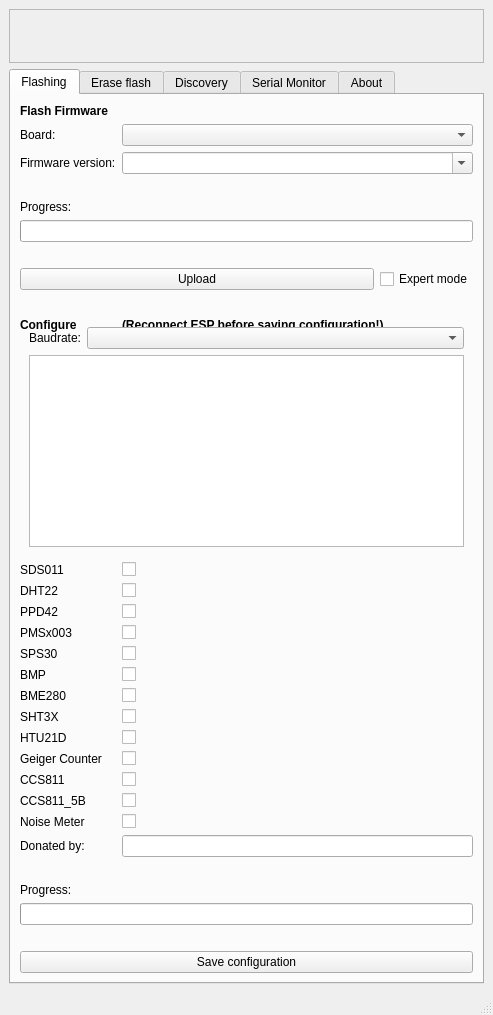
<?xml version="1.0" encoding="UTF-8"?>
<ui version="4.0">
 <class>MainWindow</class>
 <widget class="QMainWindow" name="MainWindow">
  <property name="geometry">
   <rect>
    <x>0</x>
    <y>0</y>
    <width>493</width>
    <height>600</height>
   </rect>
  </property>
  <property name="sizePolicy">
   <sizepolicy hsizetype="Preferred" vsizetype="Minimum">
    <horstretch>0</horstretch>
    <verstretch>0</verstretch>
   </sizepolicy>
  </property>
  <property name="windowTitle">
   <string>Sensor.Community - Airrohr Flasher (v{version})</string>
  </property>
  <property name="windowIcon">
   <iconset>
    <normaloff>../assets/logo.png</normaloff>../assets/logo.png</iconset>
  </property>
  <widget class="QWidget" name="centralwidget">
   <property name="sizePolicy">
    <sizepolicy hsizetype="Expanding" vsizetype="Minimum">
     <horstretch>0</horstretch>
     <verstretch>0</verstretch>
    </sizepolicy>
   </property>
   <layout class="QVBoxLayout" name="verticalLayout">
    <item>
     <widget class="QFrame" name="globalMessage">
      <property name="frameShape">
       <enum>QFrame::StyledPanel</enum>
      </property>
      <property name="frameShadow">
       <enum>QFrame::Raised</enum>
      </property>
      <layout class="QVBoxLayout" name="verticalLayout_2">
       <item>
        <widget class="QLabel" name="globalMessageTitle">
         <property name="font">
          <font>
           <weight>75</weight>
           <bold>true</bold>
          </font>
         </property>
         <property name="text">
          <string/>
         </property>
        </widget>
       </item>
       <item>
        <widget class="QLabel" name="globalMessageText">
         <property name="text">
          <string/>
         </property>
         <property name="openExternalLinks">
          <bool>true</bool>
         </property>
        </widget>
       </item>
      </layout>
     </widget>
    </item>
    <item>
     <widget class="QTabWidget" name="tabWidget">
      <property name="layoutDirection">
       <enum>Qt::LeftToRight</enum>
      </property>
      <property name="tabPosition">
       <enum>QTabWidget::North</enum>
      </property>
      <property name="currentIndex">
       <number>0</number>
      </property>
      <widget class="QWidget" name="programmingTab">
       <property name="sizePolicy">
        <sizepolicy hsizetype="Preferred" vsizetype="Fixed">
         <horstretch>0</horstretch>
         <verstretch>0</verstretch>
        </sizepolicy>
       </property>
       <attribute name="title">
        <string>Flashing</string>
       </attribute>
       <layout class="QGridLayout" name="gridLayout_2" rowstretch="0,0,0,0,0,0,0,0,1">

       <item row="0" column="0">
         <widget class="QLabel" name="label_eraseText">
          <property name="text">
           <string>&lt;b&gt;Flash Firmware&lt;/b&gt;</string>
          </property>
          <property name="textFormat">
           <enum>Qt::RichText</enum>
          </property>
          <property name="alignment">
           <set>Qt::AlignLeading|Qt::AlignLeft|Qt::AlignTop</set>
          </property>
          <property name="wordWrap">
           <bool>true</bool>
          </property>
         </widget>
        </item>

        <item row="1" column="0">
         <widget class="QLabel" name="label_board">
          <property name="text">
           <string>Board:</string>
          </property>
         </widget>
        </item>
        <item row="1" column="1">
         <widget class="QComboBox" name="boardBox">
          <property name="sizePolicy">
           <sizepolicy hsizetype="MinimumExpanding" vsizetype="Fixed">
            <horstretch>0</horstretch>
            <verstretch>0</verstretch>
           </sizepolicy>
          </property>
         </widget>
        </item>

        <item row="2" column="0">
         <widget class="QLabel" name="label_fwVersion">
          <property name="text">
           <string>Firmware version:</string>
          </property>
         </widget>
        </item>
        <item row="2" column="1">
         <widget class="QComboBox" name="versionBox">
          <property name="sizePolicy">
           <sizepolicy hsizetype="MinimumExpanding" vsizetype="Fixed">
            <horstretch>0</horstretch>
            <verstretch>0</verstretch>
           </sizepolicy>
          </property>
          <property name="editable">
           <bool>true</bool>
          </property>
         </widget>
        </item>

        <item row="3" column="0" colspan="2">
         <widget class="QLabel" name="label_spacer">
          <property name="text">
           <string> </string>
          </property>
          <property name="textFormat">
           <enum>Qt::RichText</enum>
          </property>
          <property name="alignment">
           <set>Qt::AlignLeading|Qt::AlignLeft|Qt::AlignTop</set>
          </property>
          <property name="wordWrap">
           <bool>true</bool>
          </property>
         </widget>
        </item>

        <item row="4" column="0" colspan="2">
         <widget class="QLabel" name="label_progress">
          <property name="sizePolicy">
           <sizepolicy hsizetype="Expanding" vsizetype="Preferred">
            <horstretch>0</horstretch>
            <verstretch>0</verstretch>
           </sizepolicy>
          </property>
          <property name="text">
           <string>Progress:</string>
          </property>
         </widget>
		</item>

        <item row="5" column="0" colspan="2">
         <widget class="QProgressBar" name="progressBar" />
        </item>
        
        <item row="6" column="0" colspan="2">
         <widget class="QLabel" name="label_spacer">
          <property name="text">
           <string> </string>
          </property>
          <property name="textFormat">
           <enum>Qt::RichText</enum>
          </property>
          <property name="alignment">
           <set>Qt::AlignLeading|Qt::AlignLeft|Qt::AlignTop</set>
          </property>
          <property name="wordWrap">
           <bool>true</bool>
          </property>
         </widget>
        </item>

        <item row="7" column="0" colspan="2">
         <layout class="QHBoxLayout" name="horizontalLayout">
          <item>
           <widget class="QPushButton" name="uploadButton">
            <property name="sizePolicy">
             <sizepolicy hsizetype="Expanding" vsizetype="Fixed">
              <horstretch>0</horstretch>
              <verstretch>0</verstretch>
             </sizepolicy>
            </property>
            <property name="text">
             <string>Upload</string>
            </property>
           </widget>
          </item>
          <item>
           <widget class="QCheckBox" name="expertModeBox">
            <property name="text">
             <string>Expert mode</string>
            </property>
            <property name="checkable">
             <bool>true</bool>
            </property>
           </widget>
          </item>
         </layout>
        </item>

        <item row="8" column="0" colspan="2">
         <widget class="QLabel" name="label_spacer">
          <property name="text">
           <string> </string>
          </property>
          <property name="textFormat">
           <enum>Qt::RichText</enum>
          </property>
          <property name="alignment">
           <set>Qt::AlignLeading|Qt::AlignLeft|Qt::AlignTop</set>
          </property>
          <property name="wordWrap">
           <bool>true</bool>
          </property>
         </widget>
        </item>

        <item row="9" column="0">
         <widget class="QLabel" name="label_eraseText">
          <property name="text">
           <string>&lt;b&gt;Configure&lt;/b&gt;</string>
          </property>
          <property name="textFormat">
           <enum>Qt::RichText</enum>
          </property>
          <property name="alignment">
           <set>Qt::AlignLeading|Qt::AlignLeft|Qt::AlignTop</set>
          </property>
          <property name="wordWrap">
           <bool>true</bool>
          </property>
         </widget>
        </item>

        <item row="9" column="1">
         <widget class="QLabel" name="label_eraseText">
          <property name="text">
           <string>&lt;b&gt;(Reconnect ESP before saving configuration!)&lt;/b&gt;</string>
          </property>
          <property name="textFormat">
           <enum>Qt::RichText</enum>
          </property>
          <property name="alignment">
           <set>Qt::AlignLeading|Qt::AlignLeft|Qt::AlignTop</set>
          </property>
          <property name="wordWrap">
           <bool>true</bool>
          </property>
         </widget>
        </item>

        <item row="10" column="0">
           <widget class="QLabel" name="label_SDS011">
            <property name="text">
		          <string>SDS011</string>
            </property>
           </widget>
		     </item>

        <item row="10" column="1">
           <widget class="QCheckBox" name="check_SDS011">
            <property name="sizePolicy">
             <sizepolicy hsizetype="Minimum" vsizetype="Fixed">
              <horstretch>10</horstretch>
              <verstretch>1</verstretch>
             </sizepolicy>
            </property>
           </widget>
        </item>

        <item row="11" column="0">
           <widget class="QLabel" name="label_DHT22">
            <property name="text">
		          <string>DHT22</string>
            </property>
           </widget>
		     </item>

        <item row="11" column="1">
           <widget class="QCheckBox" name="check_DHT22">
            <property name="sizePolicy">
             <sizepolicy hsizetype="Minimum" vsizetype="Fixed">
              <horstretch>0</horstretch>
              <verstretch>0</verstretch>
             </sizepolicy>
            </property>
           </widget>
        </item>

        <item row="12" column="0">
           <widget class="QLabel" name="label_PPD42">
            <property name="text">
		          <string>PPD42</string>
            </property>
           </widget>
		     </item>

        <item row="12" column="1">
           <widget class="QCheckBox" name="check_PPD42">
            <property name="sizePolicy">
             <sizepolicy hsizetype="Minimum" vsizetype="Fixed">
              <horstretch>0</horstretch>
              <verstretch>0</verstretch>
             </sizepolicy>
            </property>
           </widget>
        </item>

        <item row="13" column="0">
           <widget class="QLabel" name="label_PMSx003">
            <property name="text">
		          <string>PMSx003</string>
            </property>
           </widget>
		     </item>

        <item row="13" column="1">
           <widget class="QCheckBox" name="check_PMSx003">
            <property name="sizePolicy">
             <sizepolicy hsizetype="Minimum" vsizetype="Fixed">
              <horstretch>0</horstretch>
              <verstretch>0</verstretch>
             </sizepolicy>
            </property>
           </widget>
        </item>

        <item row="14" column="0">
           <widget class="QLabel" name="label_SPS30">
            <property name="text">
		          <string>SPS30</string>
            </property>
           </widget>
		     </item>

        <item row="14" column="1">
           <widget class="QCheckBox" name="check_SPS30">
            <property name="sizePolicy">
             <sizepolicy hsizetype="Minimum" vsizetype="Fixed">
              <horstretch>0</horstretch>
              <verstretch>0</verstretch>
             </sizepolicy>
            </property>
           </widget>
        </item>

        <item row="15" column="0">
           <widget class="QLabel" name="label_BMP">
            <property name="text">
		          <string>BMP</string>
            </property>
           </widget>
		     </item>

        <item row="15" column="1">
           <widget class="QCheckBox" name="check_BMP">
            <property name="sizePolicy">
             <sizepolicy hsizetype="Minimum" vsizetype="Fixed">
              <horstretch>0</horstretch>
              <verstretch>0</verstretch>
             </sizepolicy>
            </property>
           </widget>
        </item>

        <item row="16" column="0">
           <widget class="QLabel" name="label_BME280">
            <property name="text">
		          <string>BME280</string>
            </property>
           </widget>
		     </item>

        <item row="16" column="1">
           <widget class="QCheckBox" name="check_BME280">
            <property name="sizePolicy">
             <sizepolicy hsizetype="Minimum" vsizetype="Fixed">
              <horstretch>0</horstretch>
              <verstretch>0</verstretch>
             </sizepolicy>
            </property>
           </widget>
        </item>

         <item row="17" column="0">
           <widget class="QLabel" name="label_SHT3X">
            <property name="text">
		          <string>SHT3X</string>
            </property>
           </widget>
		     </item>

        <item row="17" column="1">
           <widget class="QCheckBox" name="check_SHT3X">
            <property name="sizePolicy">
             <sizepolicy hsizetype="Minimum" vsizetype="Fixed">
              <horstretch>0</horstretch>
              <verstretch>0</verstretch>
             </sizepolicy>
            </property>
           </widget>
        </item>

        <item row="18" column="0">
           <widget class="QLabel" name="label_HTU21D">
            <property name="text">
		          <string>HTU21D</string>
            </property>
           </widget>
		     </item>

        <item row="18" column="1">
           <widget class="QCheckBox" name="check_HTU21D">
            <property name="sizePolicy">
             <sizepolicy hsizetype="Minimum" vsizetype="Fixed">
              <horstretch>0</horstretch>
              <verstretch>0</verstretch>
             </sizepolicy>
            </property>
           </widget>
        </item>

        <item row="19" column="0">
           <widget class="QLabel" name="label_Geiger_Counter">
            <property name="text">
		          <string>Geiger Counter</string>
            </property>
           </widget>
		     </item>

        <item row="19" column="1">
           <widget class="QCheckBox" name="check_Geiger_Counter">
            <property name="sizePolicy">
             <sizepolicy hsizetype="Minimum" vsizetype="Fixed">
              <horstretch>0</horstretch>
              <verstretch>0</verstretch>
             </sizepolicy>
            </property>
           </widget>
        </item>

        <item row="20" column="0">
           <widget class="QLabel" name="label_CCS811">
            <property name="text">
		          <string>CCS811</string>
            </property>
           </widget>
		     </item>

        <item row="20" column="1">
           <widget class="QCheckBox" name="check_CCS811">
            <property name="sizePolicy">
             <sizepolicy hsizetype="Minimum" vsizetype="Fixed">
              <horstretch>0</horstretch>
              <verstretch>0</verstretch>
             </sizepolicy>
            </property>
           </widget>
        </item>

        <item row="21" column="0">
           <widget class="QLabel" name="label_CCS811_5B">
            <property name="text">
		          <string>CCS811_5B</string>
            </property>
           </widget>
		     </item>

        <item row="21" column="1">
           <widget class="QCheckBox" name="check_CCS811_5B">
            <property name="sizePolicy">
             <sizepolicy hsizetype="Minimum" vsizetype="Fixed">
              <horstretch>0</horstretch>
              <verstretch>0</verstretch>
             </sizepolicy>
            </property>
           </widget>
        </item>

        <item row="22" column="0">
           <widget class="QLabel" name="label_DB_meter">
            <property name="text">
		          <string>Noise Meter</string>
            </property>
           </widget>
		     </item>

        <item row="22" column="1">
           <widget class="QCheckBox" name="check_DB_meter">
            <property name="sizePolicy">
             <sizepolicy hsizetype="Minimum" vsizetype="Fixed">
              <horstretch>0</horstretch>
              <verstretch>0</verstretch>
             </sizepolicy>
            </property>
           </widget>
        </item>

        <item row="23" column="0">
         <widget class="QLabel" name="label_DonatedBy">
          <property name="text">
           <string>Donated by:</string>
          </property>
         </widget>
        </item>
        <item row="23" column="1">
         <widget class="QLineEdit" name="DonatedBy">
          <property name="sizePolicy">
           <sizepolicy hsizetype="MinimumExpanding" vsizetype="Fixed">
            <horstretch>0</horstretch>
            <verstretch>0</verstretch>
           </sizepolicy>
          </property>
         </widget>
        </item>

        <item row="24" column="0" colspan="2">
         <widget class="QLabel" name="label_spacer">
          <property name="text">
           <string> </string>
          </property>
          <property name="textFormat">
           <enum>Qt::RichText</enum>
          </property>
          <property name="alignment">
           <set>Qt::AlignLeading|Qt::AlignLeft|Qt::AlignTop</set>
          </property>
          <property name="wordWrap">
           <bool>true</bool>
          </property>
         </widget>
        </item>

        <item row="25" column="0" colspan="2">
         <widget class="QLabel" name="label_progress_config">
          <property name="sizePolicy">
           <sizepolicy hsizetype="Expanding" vsizetype="Preferred">
            <horstretch>0</horstretch>
            <verstretch>0</verstretch>
           </sizepolicy>
          </property>
          <property name="text">
           <string>Progress:</string>
          </property>
         </widget>
		</item>

        <item row="26" column="0" colspan="2">
         <widget class="QProgressBar" name="progressBar_config" />
        </item>
        
        <item row="27" column="0" colspan="2">
         <widget class="QLabel" name="label_spacer">
          <property name="text">
           <string> </string>
          </property>
          <property name="textFormat">
           <enum>Qt::RichText</enum>
          </property>
          <property name="alignment">
           <set>Qt::AlignLeading|Qt::AlignLeft|Qt::AlignTop</set>
          </property>
          <property name="wordWrap">
           <bool>true</bool>
          </property>
         </widget>
        </item>

        <item row="28" column="0" colspan="2">
         <widget class="QPushButton" name="wifiButton">
          <property name="sizePolicy">
           <sizepolicy hsizetype="Expanding" vsizetype="Fixed">
            <horstretch>0</horstretch>
            <verstretch>0</verstretch>
           </sizepolicy>
          </property>
           <property name="text">
             <string>Save configuration</string>
            </property>
         </widget>
        </item>

        <item row="9" column="0" colspan="2">
         <widget class="QWidget" name="expertForm" native="true">
          <property name="sizePolicy">
           <sizepolicy hsizetype="Preferred" vsizetype="Expanding">
            <horstretch>0</horstretch>
            <verstretch>0</verstretch>
           </sizepolicy>
          </property>
          <layout class="QFormLayout" name="formLayout_2">
           <item row="0" column="0">
            <widget class="QLabel" name="label_3">
             <property name="text">
              <string>Baudrate:</string>
             </property>
            </widget>
           </item>
           <item row="0" column="1">
            <widget class="QComboBox" name="comboBox">
             <property name="sizePolicy">
              <sizepolicy hsizetype="Expanding" vsizetype="Minimum">
               <horstretch>0</horstretch>
               <verstretch>0</verstretch>
              </sizepolicy>
             </property>
            </widget>
           </item>
           <item row="1" column="0" colspan="2">
            <widget class="QTextBrowser" name="textBrowser">
             <property name="sizePolicy">
              <sizepolicy hsizetype="Expanding" vsizetype="Expanding">
               <horstretch>0</horstretch>
               <verstretch>1</verstretch>
              </sizepolicy>
             </property>
            </widget>
           </item>
          </layout>
         </widget>
        </item>

       </layout>
      </widget>
      <widget class="QWidget" name="resetTab">
       <property name="sizePolicy">
        <sizepolicy hsizetype="Preferred" vsizetype="Fixed">
         <horstretch>0</horstretch>
         <verstretch>0</verstretch>
        </sizepolicy>
       </property>
       <attribute name="title">
        <string>Erase flash</string>
       </attribute>
       <layout class="QGridLayout" name="gridLayout_6" rowstretch="0,0,0,0,0,0,0,1">
        <item row="0" column="0">
         <widget class="QLabel" name="label_eraseText">
          <property name="text">
           <string>This will completely erase the flash memory (firmware and configuration). After that you will need to reflash the firmware and reconfigure the device.</string>
          </property>
          <property name="textFormat">
           <enum>Qt::RichText</enum>
          </property>
          <property name="alignment">
           <set>Qt::AlignLeading|Qt::AlignLeft|Qt::AlignTop</set>
          </property>
          <property name="wordWrap">
           <bool>true</bool>
          </property>
         </widget>
        </item>

        <item row="1" column="0" colspan="2">
         <widget class="QLabel" name="label_spacer">
          <property name="text">
           <string> </string>
          </property>
          <property name="textFormat">
           <enum>Qt::RichText</enum>
          </property>
          <property name="alignment">
           <set>Qt::AlignLeading|Qt::AlignLeft|Qt::AlignTop</set>
          </property>
          <property name="wordWrap">
           <bool>true</bool>
          </property>
         </widget>
        </item>

        <item row="2" column="0">
         <widget class="QLabel" name="label_progress">
          <property name="sizePolicy">
           <sizepolicy hsizetype="Expanding" vsizetype="Preferred">
            <horstretch>0</horstretch>
            <verstretch>0</verstretch>
           </sizepolicy>
          </property>
          <property name="text">
           <string> </string>
          </property>
         </widget>
		</item>
 
        <item row="3" column="0" colspan="2">
         <widget class="QProgressBar" name="progressBar_erase" />
        </item>
        
        <item row="4" column="0" colspan="2">
         <widget class="QLabel" name="label_spacer">
          <property name="text">
           <string> </string>
          </property>
          <property name="textFormat">
           <enum>Qt::RichText</enum>
          </property>
          <property name="alignment">
           <set>Qt::AlignLeading|Qt::AlignLeft|Qt::AlignTop</set>
          </property>
          <property name="wordWrap">
           <bool>true</bool>
          </property>
         </widget>
        </item>

        <item rot="5" column="0">
         <widget class="QPushButton" name="eraseButton">
          <property name="sizePolicy">
           <sizepolicy hsizetype="Expanding" vsizetype="Fixed">
            <horstretch>0</horstretch>
            <verstretch>0</verstretch>
           </sizepolicy>
          </property>
          <property name="text">
           <string>Erase Flash</string>
          </property>
         </widget>
        </item>
       </layout>
      </widget>
      <widget class="QWidget" name="discoveryTab">
       <attribute name="title">
        <string>Discovery</string>
       </attribute>
       <layout class="QGridLayout" name="gridLayout">
        <item row="3" column="0" colspan="2">
         <widget class="QListWidget" name="discoveryList"/>
        </item>
        <item row="4" column="0" colspan="2">
         <widget class="QLabel" name="label_5">
          <property name="font">
           <font>
            <italic>true</italic>
           </font>
          </property>
          <property name="text">
           <string>Double-click to open configuration page.</string>
          </property>
          <property name="alignment">
           <set>Qt::AlignRight|Qt::AlignTrailing|Qt::AlignVCenter</set>
          </property>
         </widget>
        </item>
        <item row="1" column="0">
         <widget class="QLabel" name="label_4">
          <property name="sizePolicy">
           <sizepolicy hsizetype="Expanding" vsizetype="Preferred">
            <horstretch>0</horstretch>
            <verstretch>0</verstretch>
           </sizepolicy>
          </property>
          <property name="text">
           <string>Sensors detected in local network:</string>
          </property>
         </widget>
        </item>
        <item row="1" column="1">
         <widget class="QPushButton" name="discoveryRefreshButton">
          <property name="text">
           <string>Refresh</string>
          </property>
         </widget>
        </item>
       </layout>
      </widget>
      <widget class="QWidget" name="serialTab">
       <attribute name="title">
        <string>Serial Monitor</string>
       </attribute>
       <layout class="QGridLayout" name="gridLayout_4">
        <item row="2" column="0">
         <widget class="QTextEdit" name="serialTextEdit"/>
        </item>
        <item row="0" column="0">
         <widget class="QLabel" name="label_9">
          <property name="text">
           <string>In case of sensor issues, Serial Monitor can be used to review logs sent by the sensor over USB cable.</string>
          </property>
          <property name="wordWrap">
           <bool>true</bool>
          </property>
         </widget>
        </item>
        <item row="1" column="0">
         <widget class="QPushButton" name="serialConnectButton">
          <property name="text">
           <string>Connect</string>
          </property>
          <property name="checkable">
           <bool>true</bool>
          </property>
         </widget>
        </item>
       </layout>
      </widget>
      <widget class="QWidget" name="aboutTab">
       <attribute name="title">
        <string>About</string>
       </attribute>
       <layout class="QGridLayout" name="gridLayout_3">
        <property name="spacing">
         <number>12</number>
        </property>
        <item row="1" column="1">
         <widget class="QLabel" name="buildLabel">
          <property name="font">
           <font>
            <weight>50</weight>
            <bold>false</bold>
           </font>
          </property>
          <property name="text">
           <string>&lt;b&gt;Sensor.Community Airrohr Flasher&lt;/b&gt;&lt;br/&gt;Build {build_id}</string>
          </property>
         </widget>
        </item>
        <item row="1" column="0">
         <widget class="QLabel" name="label_6">
          <property name="maximumSize">
           <size>
            <width>64</width>
            <height>64</height>
           </size>
          </property>
          <property name="text">
           <string/>
          </property>
          <property name="pixmap">
           <pixmap>../assets/logo.png</pixmap>
          </property>
          <property name="scaledContents">
           <bool>true</bool>
          </property>
         </widget>
        </item>
        <item row="2" column="0" colspan="2">
         <widget class="QLabel" name="label_8">
          <property name="text">
           <string>&lt;html&gt;&lt;head/&gt;&lt;body&gt;&lt;p&gt;Original version developed by &lt;a href=&quot;https://inf.re/&quot;&gt;&lt;span style=&quot; text-decoration: underline; color:#0000ff;&quot;&gt;Piotr Dobrowolski&lt;/span&gt;&lt;/a&gt;.&lt;/p&gt;&lt;p&gt;This software is released under the terms of MIT license. No warranty is provided.&lt;/p&gt;&lt;p&gt;For newest release see: &lt;a href=&quot;https://firmware.sensor.community/airrohr/flashing-tool/&quot;&gt;&lt;span style=&quot; text-decoration: underline; color:#0000ff;&quot;&gt;https://github.com/LoSk-p/airrohr-firmware-flasher/releases/&lt;/span&gt;&lt;/a&gt;&lt;/p&gt;&lt;/body&gt;&lt;/html&gt;</string>
          </property>
          <property name="textFormat">
           <enum>Qt::RichText</enum>
          </property>
          <property name="alignment">
           <set>Qt::AlignLeading|Qt::AlignLeft|Qt::AlignTop</set>
          </property>
          <property name="wordWrap">
           <bool>true</bool>
          </property>
          <property name="openExternalLinks">
           <bool>true</bool>
          </property>
         </widget>
        </item>
       </layout>
      </widget>
     </widget>
    </item>
   </layout>
  </widget>
  <widget class="QMenuBar" name="menubar">
   <property name="geometry">
    <rect>
     <x>0</x>
     <y>0</y>
     <width>493</width>
     <height>20</height>
    </rect>
   </property>
  </widget>
  <widget class="QStatusBar" name="statusbar"/>
 </widget>
 <resources/>
 <connections/>
</ui>
